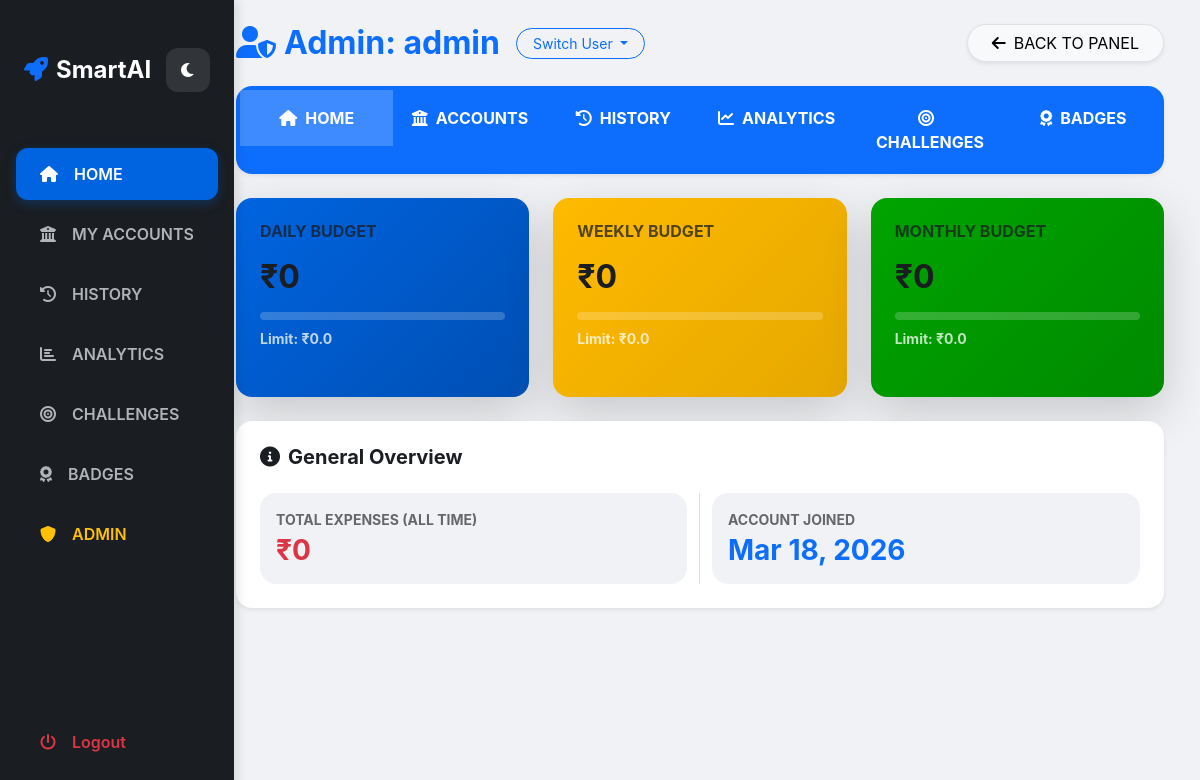
The page /admin/user/1 (signed in) on the database its author committed.
### app.py (models this page shows)
class User(db.Model):
    id = db.Column(db.Integer, primary_key=True)
    username = db.Column(db.String(150), unique=True, nullable=False)
    password = db.Column(db.String(150), nullable=False)
    role = db.Column(db.String(50), default='user')
    joined_date = db.Column(db.DateTime, default=datetime.utcnow)
    budget_daily = db.Column(db.Float, default=0)
    budget_weekly = db.Column(db.Float, default=0)
    budget_monthly = db.Column(db.Float, default=0)
    badges = db.Column(db.String(1000), default="[]")
    challenges = db.Column(db.String(1000), default="[]") # Track claimed challenges

### app.py (the view)
@app.route('/admin/user/<int:user_id>')
@admin_required
def admin_user_dashboard(user_id):
    user = User.query.get(user_id)
    if not user:
        flash('User not found', 'danger')
        return redirect(url_for('admin_panel'))
    expenses = Expense.query.filter_by(user_id=user.id).order_by(Expense.date.desc()).all()
    banks = BankAccount.query.filter_by(user_id=user.id).all()
    today = datetime.utcnow().date()
    week_ago = today - timedelta(days=7)
    month_ago = today - timedelta(days=30)
    daily_expenses = [e for e in expenses if e.date.date() == today]
    weekly_expenses = [e for e in expenses if e.date.date() >= week_ago]
    monthly_expenses = [e for e in expenses if e.date.date() >= month_ago]
    total_daily = sum(e.amount for e in daily_expenses)
    total_weekly = sum(e.amount for e in weekly_expenses)
    total_monthly = sum(e.amount for e in monthly_expenses)
    user_badges = evaluate_achievements(user)
    user_challenges = evaluate_challenges(user)
    all_users = User.query.filter(User.role != 'admin').all()
    bank_transactions = {}
    for bank in banks:
        bank_transactions[bank.id] = Expense.query.filter_by(user_id=user.id, bank_id=bank.id).order_by(Expense.date.desc()).all()
    return render_template('admin_user_dashboard.html', user=user, expenses=expenses, banks=banks,
                         total_daily=total_daily, total_weekly=total_weekly, total_monthly=total_monthly,
                         user_badges=user_badges, user_challenges=user_challenges, all_users=all_users,
                         bank_transactions=bank_transactions)

### app.py (called while the page is built)
def admin_required(f):
    @wraps(f)
    def decorated_function(*args, **kwargs):
        if 'user_id' not in session or not session['user_id']:
            flash('Please login first', 'danger')
            return redirect(url_for('login'))
        user = User.query.get(session['user_id'])
        if not user:
            flash('Invalid session. Please login again', 'danger')
            session.clear()
            return redirect(url_for('login'))
        if user.role != 'admin':
            flash('Admin access required', 'danger')
            return redirect(url_for('dashboard'))
        return f(*args, **kwargs)
    return decorated_function

def _load_badges(user: User):
    try:
        return json.loads(user.badges or "[]")
    except Exception:
        return []

def _save_badges(user: User, badges):
    user.badges = json.dumps(badges)
    db.session.add(user)

def _load_challenges(user: User):
    try:
        return json.loads(user.challenges or "[]")
    except Exception:
        return []

### templates/admin_user_dashboard.html (shortened to what this page needs)
{% extends "base.html" %}
{% block content %}
<div class="container-fluid">
    <div class="d-flex justify-content-between align-items-center mb-4 flex-wrap gap-3">
        <div class="d-flex align-items-center gap-3">
            <h2 class="fw-bold text-primary m-0"><i class="fas fa-user-shield me-2"></i>Admin: {{ user.username }}</h2>
            <div class="dropdown">
                <button class="btn btn-outline-primary btn-sm rounded-pill px-3 dropdown-toggle" type="button" data-bs-toggle="dropdown">
                    Switch User
                </button>
            </div>
        </div>
        <a href="{{ url_for('admin_panel') }}" class="btn btn-light rounded-pill px-4 shadow-sm border"><i class="fas fa-arrow-left me-2"></i>BACK TO PANEL</a>
    </div>
    <div class="card mb-4 border-0 shadow-sm rounded-4 overflow-hidden">
        <div class="bg-primary p-1">
            <ul class="nav nav-pills nav-justified" id="userTabs" role="tablist">
                <li class="nav-item">
                    <button class="nav-link active text-white fw-bold py-3 border-0 rounded-0" data-bs-toggle="pill" data-bs-target="#tab-home"><i class="fas fa-home me-2"></i>HOME</button>
                </li>
                <li class="nav-item">
                    <button class="nav-link text-white fw-bold py-3 border-0 rounded-0" data-bs-toggle="pill" data-bs-target="#tab-accounts"><i class="fas fa-university me-2"></i>ACCOUNTS</button>
                </li>
                <li class="nav-item">
                    <button class="nav-link text-white fw-bold py-3 border-0 rounded-0" data-bs-toggle="pill" data-bs-target="#tab-history"><i class="fas fa-history me-2"></i>HISTORY</button>
                </li>
                <li class="nav-item">
                    <button class="nav-link text-white fw-bold py-3 border-0 rounded-0" data-bs-toggle="pill" data-bs-target="#tab-analytics"><i class="fas fa-chart-line me-2"></i>ANALYTICS</button>
                </li>
                <li class="nav-item">
                    <button class="nav-link text-white fw-bold py-3 border-0 rounded-0" data-bs-toggle="pill" data-bs-target="#tab-challenges"><i class="fas fa-bullseye me-2"></i>CHALLENGES</button>
                </li>
                <li class="nav-item">
                    <button class="nav-link text-white fw-bold py-3 border-0 rounded-0" data-bs-toggle="pill" data-bs-target="#tab-badges"><i class="fas fa-award me-2"></i>BADGES</button>
                </li>
            </ul>
        </div>
    </div>
    <div class="tab-content">
        <div class="tab-pane fade show active" id="tab-home">
            <div class="row g-4 mb-4">
                <div class="col-md-4">
                    <div class="card p-4 border-0 text-white shadow-lg h-100" style="background: linear-gradient(135deg, #0064e0, #004fb3);">
                        <h6 class="m-0 opacity-75 fw-bold">DAILY BUDGET</h6>
                        <h2 class="fw-bold my-3">₹{{ total_daily|round(2) }}</h2>
                        <div class="progress mb-2" style="height: 8px; background: rgba(255,255,255,0.2); border-radius: 10px;">
                        </div>
                        <small class="opacity-75 fw-bold">Limit: ₹{{ user.budget_daily }}</small>
                    </div>
                </div>
                <div class="col-md-4">
                    <div class="card p-4 border-0 text-white shadow-lg h-100" style="background: linear-gradient(135deg, #ffba00, #e6a800);">
                        <h6 class="m-0 opacity-75 fw-bold">WEEKLY BUDGET</h6>
                        <h2 class="fw-bold my-3">₹{{ total_weekly|round(2) }}</h2>
                        <div class="progress mb-2" style="height: 8px; background: rgba(255,255,255,0.2); border-radius: 10px;">
                        </div>
                        <small class="opacity-75 fw-bold">Limit: ₹{{ user.budget_weekly }}</small>
                    </div>
                </div>
                <div class="col-md-4">
                    <div class="card p-4 border-0 text-white shadow-lg h-100" style="background: linear-gradient(135deg, #00a400, #008a00);">
                        <h6 class="m-0 opacity-75 fw-bold">MONTHLY BUDGET</h6>
                        <h2 class="fw-bold my-3">₹{{ total_monthly|round(2) }}</h2>
                        <div class="progress mb-2" style="height: 8px; background: rgba(255,255,255,0.2); border-radius: 10px;">
                        </div>
                        <small class="opacity-75 fw-bold">Limit: ₹{{ user.budget_monthly }}</small>
                    </div>
                </div>
            </div>
            <div class="card p-4 border-0 shadow-sm rounded-4">
                <h5 class="fw-bold mb-4 text-primary"><i class="fas fa-info-circle me-2"></i>General Overview</h5>
                <div class="row g-4">
                    <div class="col-md-6 border-end">
                        <div class="p-3 bg-light rounded-4">
                            <label class="small text-muted fw-bold d-block mb-1">TOTAL EXPENSES (ALL TIME)</label>
                            <h3 class="fw-bold text-danger mb-0">₹{{ expenses|sum(attribute='amount')|round(2) }}</h3>
                        </div>
                    </div>
                    <div class="col-md-6">
                        <div class="p-3 bg-light rounded-4">
                            <label class="small text-muted fw-bold d-block mb-1">ACCOUNT JOINED</label>
                            <h3 class="fw-bold text-primary mb-0">{{ user.joined_date.strftime('%b %d, %Y') }}</h3>
                        </div>
                    </div>
                </div>
            </div>
        </div>
                    {% set all_badge_ids = ['beginner', 'saver', 'consistent_user', 'budget_master', 'tracker_pro', 'smart_spender', 'daily_tracker', 'weekly_champion', 'monthly_master', 'finance_expert'] %}
    </div>
</div>
{% endblock %}

### templates/base.html (style rules this page uses)
:root { --bg: #f0f2f5; --sidebar-bg: #1a1d21; --card-bg: #ffffff; --text-primary: #1a1d21; --text-muted: #65676b; --border-color: #e4e6eb; --accent-primary: #0064e0; --accent-success: #00a400; --accent-danger: #fa3e3e; --accent-warning: #ffba00; --nav-link: #b0b3b8; --nav-active: #ffffff; --nav-hover: rgba(255,255,255,0.1); }
body { background-color: var(--bg); color: var(--text-primary); font-family: 'Inter', -apple-system, BlinkMacSystemFont, 'Segoe UI', Roboto, sans-serif; transition: background-color 0.3s ease, color 0.3s ease; overflow-x: hidden; }
h1, h2, h3, h4, h5, h6 { color: var(--text-primary); font-weight: 700; }
.card { border: 1px solid var(--border-color); background: var(--card-bg); box-shadow: 0 4px 20px rgba(0,0,0,0.08); margin-bottom: 24px; border-radius: 16px; transition: all 0.3s cubic-bezier(0.4, 0, 0.2, 1); color: var(--text-primary); }
.card h5, .card h6 { color: var(--text-primary) !important; margin-bottom: 1.25rem; }
.text-muted { color: var(--text-muted) !important; }
.bg-light { background-color: rgba(0, 0, 0, 0.03) !important; color: var(--text-primary) !important; }

### templates/admin_user_dashboard.html (style rules this page uses)
.nav-pills .nav-link.active { background-color: rgba(255,255,255,0.2) !important; color: #fff !important; }
.bg-light { background-color: var(--bg) !important; }

### rows shown on the page
User: username "admin", budget_daily "0.0", budget_weekly "0.0", budget_monthly "0.0", joined_date "Mar 18, 2026"

### other values the page prints
{{ total_daily|round(2) }} "0"
{{ total_weekly|round(2) }} "0"
{{ total_monthly|round(2) }} "0"
{{ expenses|sum(attribute='amount')|round(2) }} "0"
